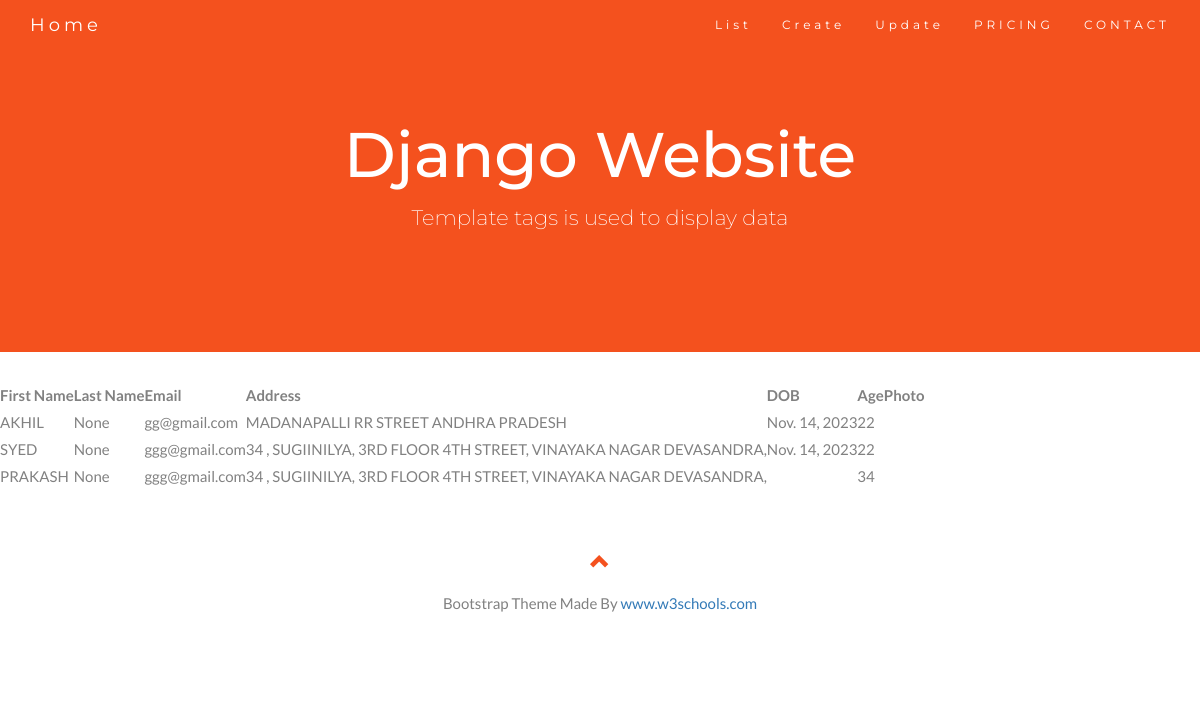
Page /list on the committed database.
### app/models.py (models this page shows, shortened)
class Employee(models.Model):
    first_name = models.CharField(max_length=100)
    second_name = models.CharField(max_length=100,blank=True,null=True)
    email = models.EmailField()
    address = models.TextField()
    dob = models.DateField(blank=True,null=True)
    age = models.IntegerField()
    photo = models.FileField(blank=True,null=True)

### app/views.py (the view)
# urls.py: path('list',list_data,name="list")
def list_data(requests):
    data = Employee.objects.all()
    return render(requests,'list_employee.html',context={"data":data})

### template/list_employee.html
{% extends 'index.html' %}
{% block content %}
<table>
  <thead>
  <tr>
    <th>First Name</th>
    <th>Last Name</th>
    <th>Email</th>
    <th>Address</th>
    <th>DOB</th>
    <th>Age</th>
    <th>Photo</th>
  </tr>
  </thead>
  <tbody>
    {% for i in data %}
      <tr>
        {% if i.first_name %}
          <td>{{i.first_name | upper}}</td>
          <td>{{i.second_name}}</td>
          <td>{{i.email | lower}} </td>
          <td>{{i.address | upper}}</td>
          <td>{{i.dob | date}}</td>
          <td>{{i.age}}</td>
          <td>{{i.photo}}</td>
        {% else %}
          <td>"data not there please"</td>
        {% endif%}
  </tr>
    {% endfor %}
  </tbody>
</table>
{% endblock %}

### template/index.html (shortened to what this page needs)
{% load static %}
<!DOCTYPE html>
<html lang="en">
<head>
  <link rel="stylesheet" href="https://maxcdn.bootstrapcdn.com/bootstrap/3.4.1/css/bootstrap.min.css">
</head>
<body id="myPage" data-spy="scroll" data-target=".navbar" data-offset="60">
<nav class="navbar navbar-default navbar-fixed-top">
  <div class="container">
    <div class="navbar-header">
      <a class="navbar-brand" href="{% url 'home' %}">Home</a>
    </div>
    <div class="collapse navbar-collapse" id="myNavbar">
      <ul class="nav navbar-nav navbar-right">
        <li><a href="{% url 'list' %}">List</a></li>
        <li><a href="#services">Create</a></li>
        <li><a href="#portfolio">Update</a></li>
        <li><a href="#pricing">PRICING</a></li>
        <li><a href="#contact">CONTACT</a></li>
      </ul>
    </div>
  </div>
</nav>
<div class="jumbotron text-center">
  <h1>Django Website</h1>
  <p>Template tags is used to display data</p>
</div>
{% block content %}
{% endblock %}
<footer class="container-fluid text-center">
  <a href="#myPage" title="To Top">
    <span class="glyphicon glyphicon-chevron-up"></span>
  </a>
  <p>Bootstrap Theme Made By <a href="https://www.w3schools.com" title="Visit w3schools">www.w3schools.com</a></p>
</footer>
</body>
</html>

### template/index.html (style rules this page uses)
body { font: 400 15px Lato, sans-serif; line-height: 1.8; color: #818181; }
.jumbotron { background-color: #f4511e; color: #fff; padding: 100px 25px; font-family: Montserrat, sans-serif; }
.container-fluid { padding: 60px 50px; }
.navbar { margin-bottom: 0; background-color: #f4511e; z-index: 9999; border: 0; font-size: 12px !important; line-height: 1.42857143 !important; letter-spacing: 4px; border-radius: 0; font-family: Montserrat, sans-serif; }
.navbar li a, .navbar .navbar-brand { color: #fff !important; }
footer .glyphicon { font-size: 20px; margin-bottom: 20px; color: #f4511e; }

### rows in the picture
Employee: first_name "AKHIL", second_name "None", email "gg@gmail.com", address "MADANAPALLI RR STREET ANDHRA PRADESH", dob "Nov. 14, 2023", age "22"
Employee: first_name "SYED", second_name "None", email "ggg@gmail.com", address "34 , SUGIINILYA, 3RD FLOOR 4TH STREET, VINAYAKA NAGAR DEVASANDRA,", dob "Nov. 14, 2023", age "22"
Employee: first_name "PRAKASH", second_name "None", email "ggg@gmail.com", address "34 , SUGIINILYA, 3RD FLOOR 4TH STREET, VINAYAKA NAGAR DEVASANDRA,", age "34"
